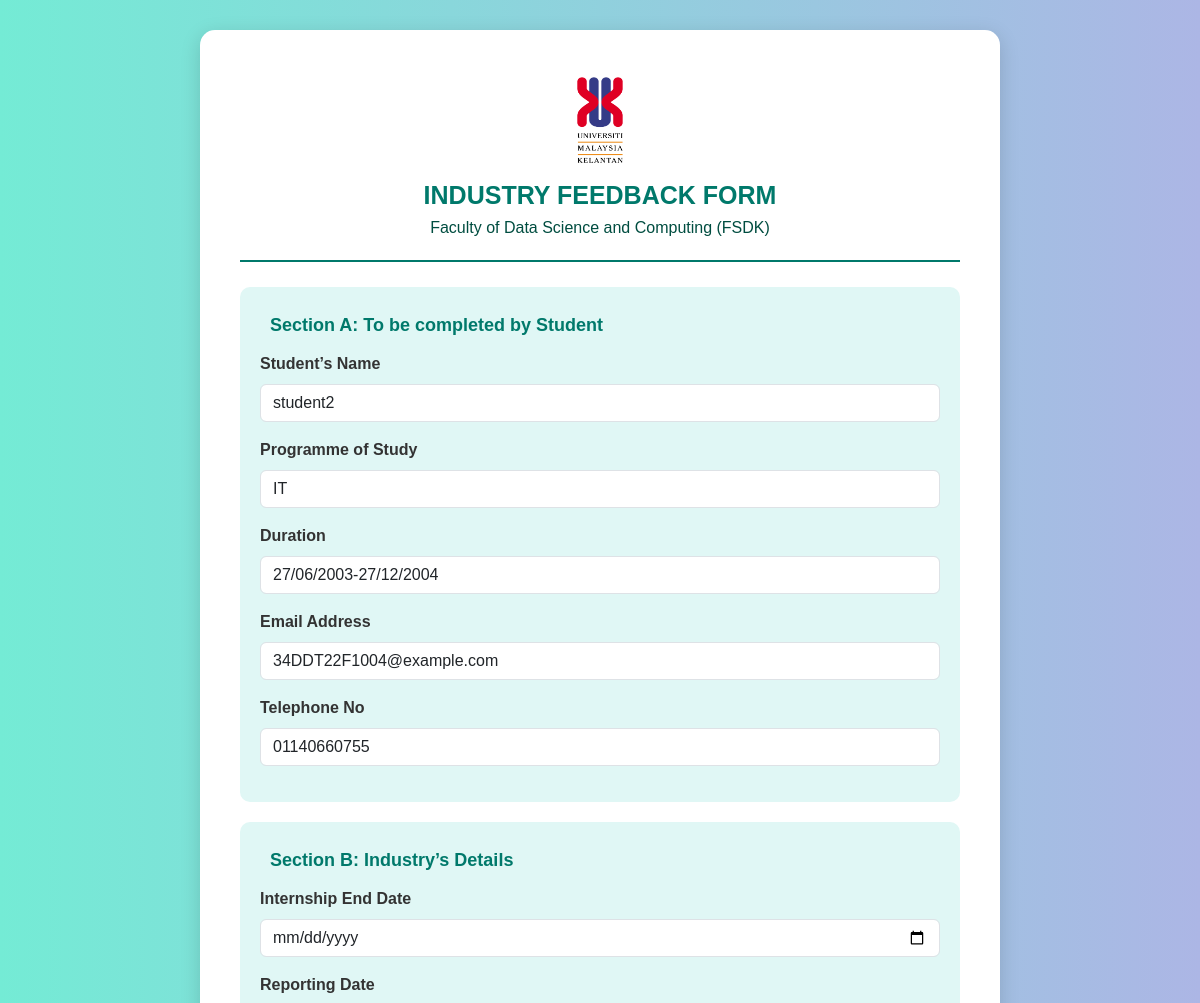
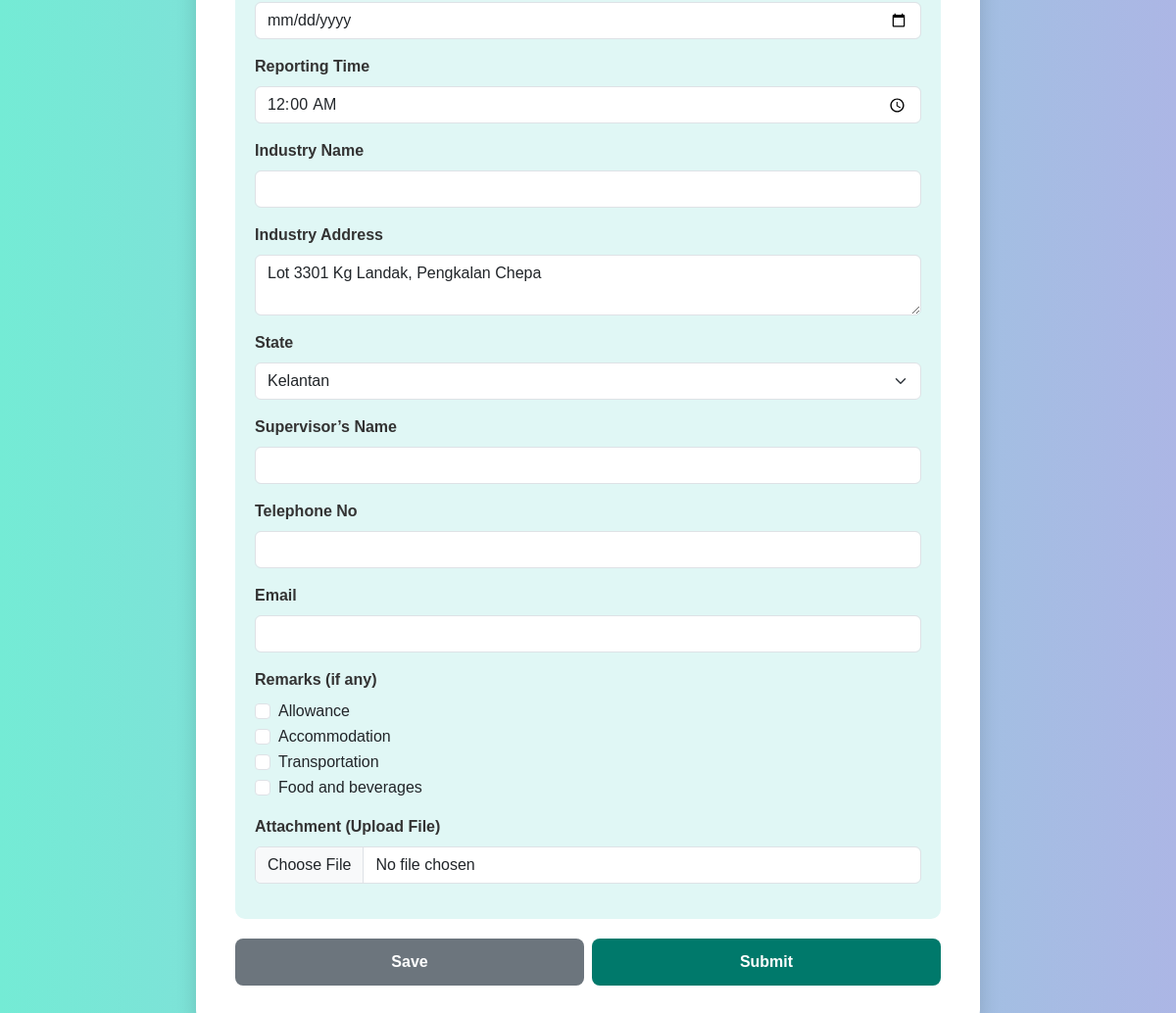
The app's page /form.php?email=34DDT22F1004@example.com with its own data (2 pictures, top to bottom).
### tables this page shows
CREATE TABLE `form` (
  `id` int(11) NOT NULL,
  `student_name` varchar(255) NOT NULL,
  `programme` varchar(255) NOT NULL,
  `duration` varchar(50) NOT NULL,
  `email` varchar(255) NOT NULL,
  `phone` varchar(20) NOT NULL,
  `internship_end_date` date DEFAULT NULL,
  `reporting_date` date NOT NULL,
  `reporting_time` time NOT NULL,
  `industry_name` varchar(255) NOT NULL,
  `industry_address` text NOT NULL,
  `state` varchar(255) DEFAULT NULL,
  `supervisor_name` varchar(255) NOT NULL,
  `supervisor_phone` varchar(20) NOT NULL,
  `supervisor_email` varchar(255) NOT NULL,
  `remarks` text DEFAULT NULL,
  `allowance_amount` varchar(255) DEFAULT NULL,
  `created_at` timestamp NOT NULL DEFAULT current_timestamp(),
  `which_form` varchar(255) DEFAULT NULL,
  `attachment` varchar(255) DEFAULT NULL
);

### form.php (the view, shortened to what this page needs)
<?php
include("db_connect.php");
$student_name = "";
$programme = "";
$duration = "";
$email = "";
$phone = "";
$internship_end_date = "";
$reporting_date = "";
$reporting_time = "";
$industry_name = "";
$industry_address = "";
$state = "";
$supervisor_name = "";
$supervisor_phone = "";
$supervisor_email = "";
$remarks = "";
if (isset($_GET['email']) && !empty($_GET['email'])) {
    $email = $_GET['email'];
    $sql = "SELECT * FROM form WHERE email = ?";
    $stmt = $conn->prepare($sql);
    $stmt->bind_param("s", $email);
    $stmt->execute();
    $result = $stmt->get_result();
    if ($result->num_rows > 0) {
        $row = $result->fetch_assoc();
        $student_name = $row['student_name'];
        $programme = $row['programme'];
        $duration = $row['duration'];
        $email = $row['email'];
        $phone = $row['phone'];
        $internship_end_date = $row['internship_end_date'];
        $reporting_date = $row['reporting_date'];
        $reporting_time = $row['reporting_time'];
        $industry_name = $row['industry_name'];
        $industry_address = $row['industry_address'];
        $state = $row['state'];
        $supervisor_name = $row['supervisor_name'];
        $supervisor_phone = $row['supervisor_phone'];
        $supervisor_email = $row['supervisor_email'];
        $remarks = $row['remarks'];
    }
}
?>
<!DOCTYPE html>
<html lang="en">
<head>
    <link href="https://cdn.jsdelivr.net/npm/bootstrap@5.3.2/dist/css/bootstrap.min.css" rel="stylesheet">
</head>
<body>
    <div class="container">
        <div class="header">
            <img src="image/logoumk.png" alt="UMK Logo">
            <h5>INDUSTRY FEEDBACK FORM</h5>
            <h6>Faculty of Data Science and Computing (FSDK)</h6>
        </div>
        <form action="" method="POST" enctype="multipart/form-data">
          <fieldset>
              <legend>Section A: To be completed by Student</legend>
              <div class="mb-3">
                  <label class="form-label">Student’s Name</label>
                  <input type="text" class="form-control" name="student_name" value="<?php echo htmlspecialchars($student_name); ?>" required>
              </div>
              <div class="mb-3">
                  <label class="form-label">Programme of Study</label>
                  <input type="text" class="form-control" name="programme" value="<?php echo htmlspecialchars($programme); ?>" required>
              </div>
              <div class="mb-3">
                  <label class="form-label">Duration</label>
                  <input type="text" class="form-control" name="duration" value="<?php echo htmlspecialchars($duration); ?>" required>
              </div>
              <div class="mb-3">
                  <label class="form-label">Email Address</label>
                  <input type="email" class="form-control" name="email" value="<?php echo htmlspecialchars($email); ?>" required>
              </div>
              <div class="mb-3">
                  <label class="form-label">Telephone No</label>
                  <input type="tel" class="form-control" name="phone" value="<?php echo htmlspecialchars($phone); ?>" required>
              </div>
          </fieldset>
          <fieldset>
              <legend>Section B: Industry’s Details</legend>
              <div class="mb-3">
                  <label class="form-label">Internship End Date</label>
                  <input type="date" class="form-control" name="internship_end_date" value="<?php echo htmlspecialchars($internship_end_date); ?>">
              </div>
              <div class="mb-3">
                  <label class="form-label">Reporting Date</label>
                  <input type="date" class="form-control" name="reporting_date" value="<?php echo htmlspecialchars($reporting_date); ?>">
              </div>
              <div class="mb-3">
                  <label class="form-label">Reporting Time</label>
                  <input type="time" class="form-control" name="reporting_time" value="<?php echo htmlspecialchars($reporting_time); ?>">
              </div>
              <div class="mb-3">
                  <label class="form-label">Industry Name</label>
                  <input type="text" class="form-control" name="industry_name" value="<?php echo htmlspecialchars($industry_name); ?>">
              </div>
              <div class="mb-3">
                  <label class="form-label">Industry Address</label>
                  <textarea class="form-control" name="industry_address"><?php echo htmlspecialchars($industry_address); ?></textarea>
              </div>
              <div class="mb-3">
                  <label class="form-label">State</label>
                  <select class="form-select" name="state">
                      <?php
                      $states = ["Johor", "Kedah", "Kelantan", "Melaka", "Negeri Sembilan", "Pahang", "Penang", "Perak", "Perlis", "Sabah", "Sarawak", "Selangor", "Terengganu", "W.P. Kuala Lumpur", "W.P. Labuan", "W.P. Putrajaya", "Others"];
                      foreach ($states as $st) {
                          $selected = ($state == $st) ? "selected" : "";
                          echo "<option value=\"$st\" $selected>$st</option>";
                      }
                      ?>
                  </select>
              </div>
              <div class="mb-3">
                  <label class="form-label">Supervisor’s Name</label>
                  <input type="text" class="form-control" name="supervisor_name" value="<?php echo htmlspecialchars($supervisor_name); ?>">
              </div>
              <div class="mb-3">
                  <label class="form-label">Telephone No</label>
                  <input type="tel" class="form-control" name="supervisor_phone" value="<?php echo htmlspecialchars($supervisor_phone); ?>">
              </div>
              <div class="mb-3">
                  <label class="form-label">Email</label>
                  <input type="email" class="form-control" name="supervisor_email" value="<?php echo htmlspecialchars($supervisor_email); ?>">
              </div>
              <?php $remarksArray = explode(", ", $remarks); ?>
              <div class="mb-3">
                  <label class="form-label">Remarks (if any)</label><br>
                  <div class="form-check">
                      <input class="form-check-input" type="checkbox" name="remarks[]" value="Allowance" id="checkAllowance"
                          <?php if (in_array("Allowance", $remarksArray)) echo 'checked'; ?> onclick="toggleAllowanceField()">
                      <label class="form-check-label" for="checkAllowance">Allowance</label>
                  </div>
                  <div class="form-check">
                      <input class="form-check-input" type="checkbox" name="remarks[]" value="Accommodation"
                          <?php if (in_array("Accommodation", $remarksArray)) echo 'checked'; ?>>
                      <label class="form-check-label">Accommodation</label>
                  </div>
                  <div class="form-check">
                      <input class="form-check-input" type="checkbox" name="remarks[]" value="Transportation"
                          <?php if (in_array("Transportation", $remarksArray)) echo 'checked'; ?>>
                      <label class="form-check-label">Transportation</label>
                  </div>
                  <div class="form-check">
                      <input class="form-check-input" type="checkbox" name="remarks[]" value="Food and beverages"
                          <?php if (in_array("Food and beverages", $remarksArray)) echo 'checked'; ?>>
                      <label class="form-check-label">Food and beverages</label>
                  </div>
              </div>
              <div class="mb-3">
                  <label class="form-label">Attachment (Upload File)</label>
                  <input type="file" class="form-control" name="attachment">
              </div>
          </fieldset>
          <div class="d-flex gap-2">
              <button type="submit" name="save" class="btn btn-secondary w-50">Save</button>
              <button type="submit" name="submit" class="btn btn-primary w-50">Submit</button>
          </div>
      </form>
    </div>
</body>
</html>

### form.php (style rules this page uses)
body { background: linear-gradient(to right, #74ebd5, #acb6e5); font-family: 'Poppins', sans-serif; display: flex; justify-content: center; align-items: center; min-height: 100vh; margin: 0; }
.container { background: white; padding: 40px; border-radius: 15px; box-shadow: 0px 5px 20px rgba(0, 0, 0, 0.15); max-width: 800px; width: 100%; margin-top: 30px; margin-bottom: 30px; }
.header { text-align: center; padding-bottom: 15px; border-bottom: 2px solid #00796b; margin-bottom: 25px; }
.header img { height: 100px; width: 80px; margin-bottom: 10px; }
.header h5 { font-weight: 700; font-size: 25px; color: #00796b; }
.header h6 { color: #004d40; font-weight: 500; }
fieldset { border: none; margin-bottom: 20px; padding: 20px; background: #e0f7f5; border-radius: 10px; }
legend { font-size: 18px; font-weight: bold; color: #00796b; padding: 5px 10px; }
.form-label { font-weight: 600; color: #333; }
input, textarea, select { border-radius: 8px; }
.btn-primary, .btn-secondary { padding: 12px; font-size: 16px; font-weight: bold; border-radius: 8px; transition: 0.3s; }
.btn-primary { background: #00796b; border: none; }
.btn-secondary { background: #6c757d; border: none; }

### records on screen
form: student_name "student2", programme "IT", duration "27/06/2003-27/12/2004", email "34DDT22F1004@example.com", phone "01140660755", reporting_time "00:00:00", industry_address "Lot 3301 Kg Landak, Pengkalan Chepa"

### other values on screen
form field state "Kelantan"
